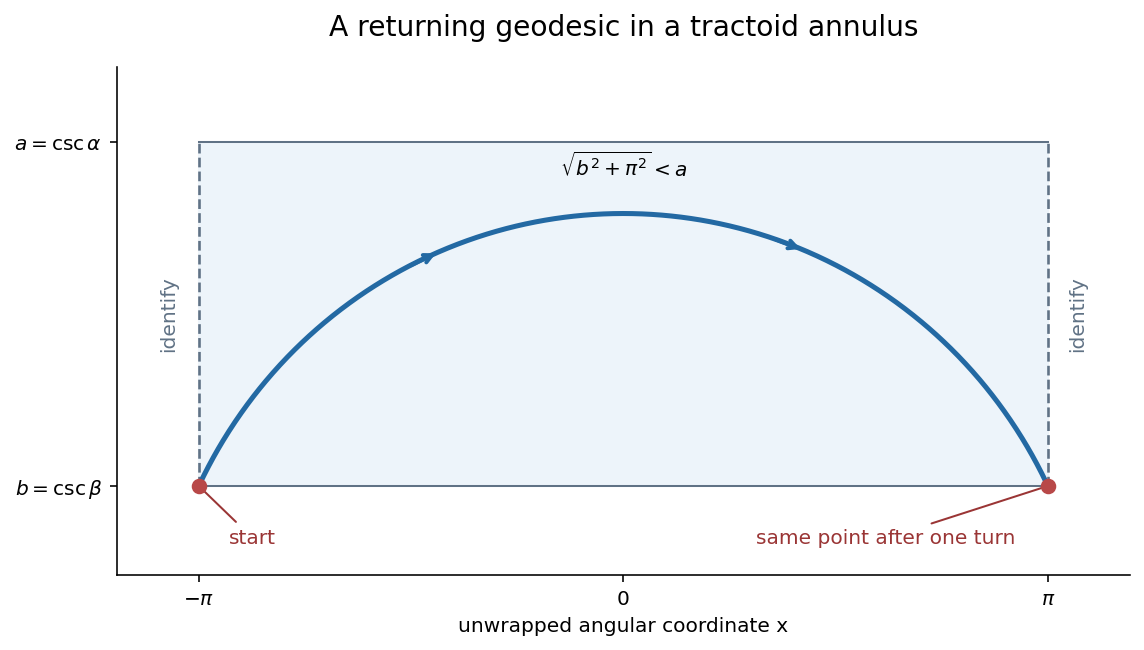

Source code (Python):
"""Draw an original returning-geodesic construction; PNG is written in the CWD.

Tested with Python 3.14, NumPy 2.3, Matplotlib 3.10; dependencies in root pyproject.toml.
"""
import numpy as np
import matplotlib
matplotlib.use('Agg')
import matplotlib.pyplot as plt

b, a = 1.5, 4.0
radius = np.hypot(b, np.pi)
x = np.linspace(-np.pi, np.pi, 700)
y = np.sqrt(radius**2 - x*x)
fig, ax = plt.subplots(figsize=(8, 4.6), facecolor='white')
ax.fill_between([-np.pi, np.pi], b, a, color='#edf4fa')
for edge in [-np.pi, np.pi]:
    ax.plot([edge, edge], [b, a], '--', color='#607285', lw=1.3)
ax.plot([-np.pi, np.pi], [b, b], color='#607285', lw=1)
ax.plot([-np.pi, np.pi], [a, a], color='#607285', lw=1)
ax.plot(x, y, color='#2369a3', lw=2.5)
for t in [-1.6, 1.1]:
    dt = .24
    ax.annotate('', (t+dt, np.sqrt(radius**2-(t+dt)**2)), (t, np.sqrt(radius**2-t*t)), arrowprops=dict(arrowstyle='->', color='#2369a3', lw=2))
ax.scatter([-np.pi, np.pi], [b, b], color='#b84848', s=45, zorder=4)
ax.annotate('start', (-np.pi, b), (-np.pi+.4, b-.42), color='#9a3535', ha='center', arrowprops=dict(arrowstyle='-', color='#9a3535'))
ax.annotate('same point after one turn', (np.pi, b), (np.pi-1.2, b-.42), color='#9a3535', ha='center', arrowprops=dict(arrowstyle='-', color='#9a3535'))
ax.annotate(r'$\sqrt{b^2+\pi^2}<a$', (0, radius), (0, radius+.27), ha='center')
ax.text(-np.pi-.22, (a+b)/2, 'identify', rotation=90, va='center', ha='center', color='#607285')
ax.text(np.pi+.22, (a+b)/2, 'identify', rotation=90, va='center', ha='center', color='#607285')
ax.set_xticks([-np.pi, 0, np.pi], [r'$-\pi$', '0', r'$\pi$'])
ax.set_yticks([b, a], [r'$b=\csc\beta$', r'$a=\csc\alpha$'])
ax.set_xlim(-3.75, 3.75)
ax.set_ylim(.85, 4.55)
ax.set_xlabel('unwrapped angular coordinate x')
ax.set_title('A returning geodesic in a tractoid annulus', fontsize=14, pad=15)
ax.spines[['top', 'right']].set_visible(False)
fig.tight_layout()
fig.savefig('2007-tractoid-return.png', dpi=145, facecolor='white', bbox_inches='tight')
plt.close(fig)
